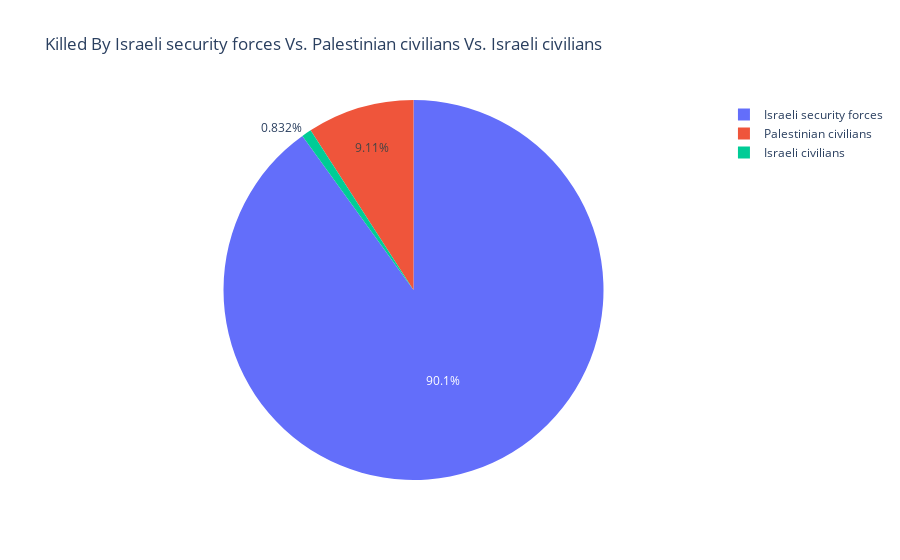

The notebook cell saved with this chart:
### Code cell
px.pie(names=df.killed_by.value_counts().index,values=df.killed_by.value_counts().values,title=f'Killed By Israeli security forces Vs. Palestinian civilians Vs. Israeli civilians')

### Figure 1 — Plotly figure (JSON) as saved in the notebook; plotly's stock layout.template omitted (floating-point values rounded to 4 significant figures)
{"data": [{"domain": {"x": [0, 1], "y": [0, 1]}, "hovertemplate": "label=%{label}<br>value=%{value}<extra></extra>", "labels": ["Israeli security forces", "Palestinian civilians", "Israeli civilians"], "legendgroup": "", "name": "", "showlegend": true, "type": "pie", "values": [9846, 996, 91]}], "layout": {"legend": {"tracegroupgap": 0}, "title": {"text": "Killed By Israeli security forces Vs. Palestinian civilians Vs. Israeli civilians"}}}
